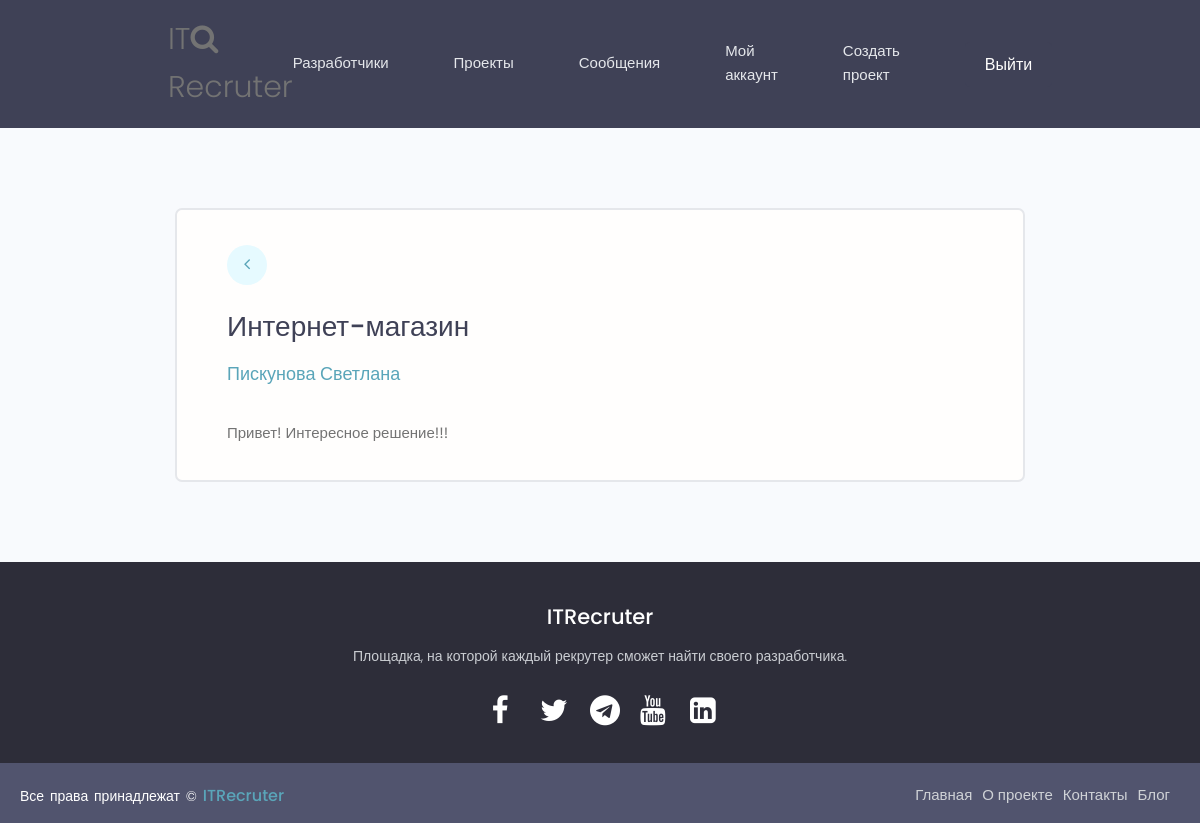
Screenshot of /message/3ba995ee645d4e4681a3ba7d3cf30698 (signed in) with the database file from the repository.
### users/models.py (models this page shows, shortened)
class Message(models.Model):
    sender = models.ForeignKey(Profile, on_delete=models.SET_NULL, null=True, blank=True)
    recipient = models.ForeignKey(Profile, on_delete=models.SET_NULL, null=True, blank=True, related_name='messages')
    name = models.CharField(max_length=200, null=True, blank=True)
    email = models.EmailField(max_length=200, null=True, blank=True)
    subject = models.CharField(max_length=200, null=True, blank=True)
    body = models.TextField()
    is_read = models.BooleanField(default=False, null=True)
    created_at = models.DateTimeField(auto_now_add=True)
    id = models.UUIDField(default=uuid.uuid4, unique=True, primary_key=True, editable=False)
    class Meta:
        ordering = [
            'is_read',
            '-created_at',
        ]

### users/views.py (the view)
# urls.py: path('message/<str:id>', login_required(MessageView.as_view(), login_url='/loginuser'), name='message'),
class MessageView(View):
    def get(self, request, id):
        profile = request.user.profile
        message = profile.messages.get(id=id)
        if message.is_read == False:
            message.is_read = True
            message.save()
        context = {'message': message, 'id': id}
        return render(request, 'profiles/massage.html', context=context)

### templates/profiles/massage.html (shortened to what this page needs)
{% extends 'base.html' %}
{% block content %}
<main class="messagePage my-xl">
  <div class="content-box">
    <div class="message">
      <a class="backButton" href="{% url 'inbox' %}"><i class="fa fa-angle-left"></i></a>
      <h4 class="message__subject">{{ message.subject }}</h4>
        {% if message.sender %}
        <a href="{% url 'user-profile' message.sender.id  %}" class="message__author">{{ message.name }}</a>
        {% else %}
        <p class="message__author">{{ message.name }}</p>
        {% endif %}
        <div class="message__body">{{ message.body|linebreaksbr }}</div>
    </div>
  </div>
</main>
{% endblock content %}

### static/styles/main.css (style rules this page uses)
* { margin: 0; padding: 0; box-sizing: border-box; }
:root { --color-sub: #2d2d39; }
.content-box { width: 95%; max-width: 85rem; margin: 0 auto; }
.message { padding: 2.5rem 0; }
.message > a { display: flex; gap: 1rem; }
.message__author, .message__date { flex-basis: 25%; }
.message__subject { flex-basis: 50%; }
.messagePage .message { list-style: none; background: var(--color-white); padding: 3.5rem 5rem; border: 2px solid var(--color-light); border-radius: 0.7rem; }
.messagePage .message__subject { font-size: 2.8rem; color: var(--color-sub); margin-bottom: 1rem; margin-top: 2rem; }
.messagePage .message__author { font-size: 1.8rem; font-weight: 500; }
.backButton { background: var(--color-main-light); color: var(--color-main); width: 4rem; height: 4rem; display: flex; align-items: center; justify-content: center; border-radius: 50%; }
.backButton i { font-size: 1.8rem; }

### static/styles/modules/_variables.css (style rules this page uses)
:root { --color-main: #5aa5b9; --color-main-light: #e6faff; --color-sub: #3f4156; --color-sub-light: #51546e; --color-sub-lighter: #ededfd; --color-text: #737373; --color-gray: #8b8b8b; --color-light: #e5e7eb; --color-light-gray: #767676; --color-bg: #f8fafd; --color-white: #fffefd; --color-white-light: #f3f3f3; --color-success: #359e64; --color-success-bg: #def8e8; --color-error: #fc4b0b; --color-error-bg: #fff2ee; --font-base: 'Poppins', arial, helvetica, 'Segoe UI', roboto, ubuntu, sans-serif; --font-monospace: 'Fira Code', 'Courier New', courier, monospace; --font-regular: 300; --font-medium: 500; --font-bold: 700; --generic-shadow: 1px 1px 5px #00000010; --generic-transition: all 0.3s ease-in-out; }

### static/styles/modules/_base.css (style rules this page uses)
* { margin: 0; padding: 0; box-sizing: border-box; text-rendering: optimizeLegibility; color: inherit; font-size: inherit; }
html { font-size: 50%; }
@media only screen and (min-width: 480px) { html { font-size: 56.25%; } }
@media only screen and (min-width: 1200px) { html { font-size: 62.5%; } }
body { line-height: 1.6; font-weight: 400; font-size: 1.5rem; color: var(--color-text); background-color: var(--color-bg); min-height: 100vh; }

### static/styles/modules/_typography.css (style rules this page uses)
* { font-family: var(--font-base); }
h4 { font-size: 2.8rem; font-weight: var(--font-medium); }
a { padding-bottom: 2px; text-decoration: none; display: inline-block; color: var(--color-main); font-weight: var(--font-medium); }

### static/styles/modules/_utilities.css (style rules this page uses)
.my-xl { margin: 8rem auto; }

### rows the page displays
Message: subject "Интернет-магазин", name "Пискунова Светлана", body "Привет! Интересное решение!!!"
